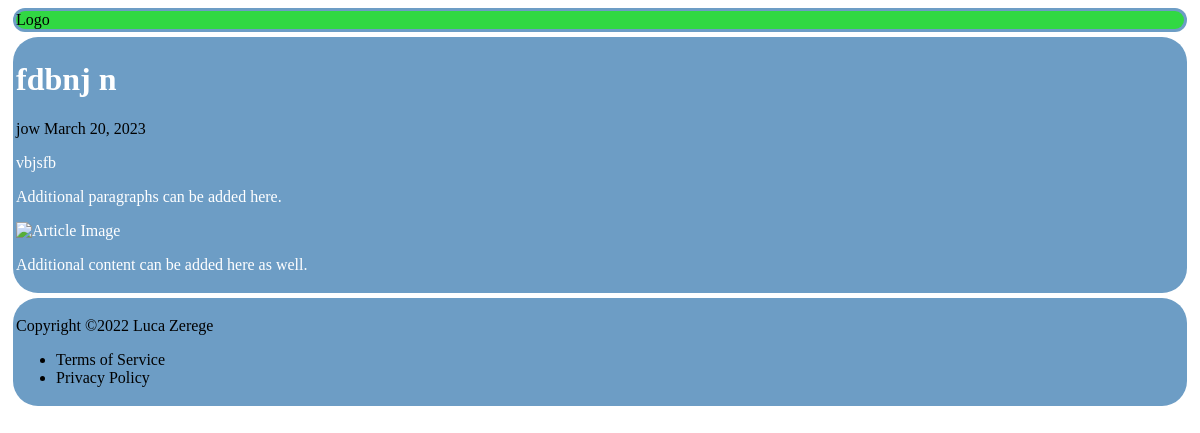
Page /resource/article/GeAUfDWz/ on the committed database.
### resources/models.py (models this page shows, shortened)
class Article(models.Model):
    title = models.CharField(max_length=250, blank=True, null=True)
    author = models.CharField(max_length=250, blank=True, null=True)
    sources = models.ManyToManyField(Source)
    date_published = models.DateField(auto_now=True)
    topic = models.CharField(max_length=100, blank=True, null=True)
    content = models.TextField(null=True)
    visuals = models.FileField(upload_to='uploads/', null=True)
    unique_id = models.CharField(max_length=8, default=''.join(random.choices(string.ascii_letters, k=8)))

### resources/views.py (the view)
# urls.py: path('article/<str:unique_id>/', views.article_view, name='article_view'),
def article_view(request, unique_id):
    article = Article.objects.filter(unique_id=unique_id)[0]
    sources = article.sources.all()
    context = {"article": article, "sources": sources}
    return render(request, "article.html", context)

### templates/article.html (shortened to what this page needs)
{% load static %}
<!DOCTYPE html>
<html>
  <head>
    <link rel="stylesheet" type='text/css' href="{% static 'article.css' %}">
  </head>
  <body>
    <header>
      <div class="container">
        <div class="logo">
          <a href="#">Logo</a>
    </header>
    <div class="container">
      <h1 class="title">{{article.title}}</h1>
      <div class="meta">
        <span class="author">{{article.author}}</span>
        <span class="date">{{article.date_published}}</span>
      </div>
      <div class="content">
        <p>{{article.content}}</p>
        <p>Additional paragraphs can be added here.</p>
        <img src="image.jpg" alt="Article Image">
        <p>Additional content can be added here as well.</p>
      </div>
    </div>
    <footer>
      <div class="container">
        <p>Copyright ©2022 Luca Zerege</p>
        <ul>
          <li><a href="#">Terms of Service</a></li>
          <li><a href="#">Privacy Policy</a></li>
        </ul>
      </div>
    </footer>
  </body>
</html>

### static/article.css (style rules this page uses)
div.container { background-color: #6D9DC5; border-radius: 25px; padding: 3px; margin: 5px; }
div.logo { background-color: #31D843; border-radius: 50px; }
h1.title { color: #FFFFFF; }
div.content { color: #FFFFFF; }
a { text-decoration: none; color: black; }

### rows in the picture
Article: title "fdbnj n", author "jow", date_published "March 20, 2023", content "vbjsfb"
